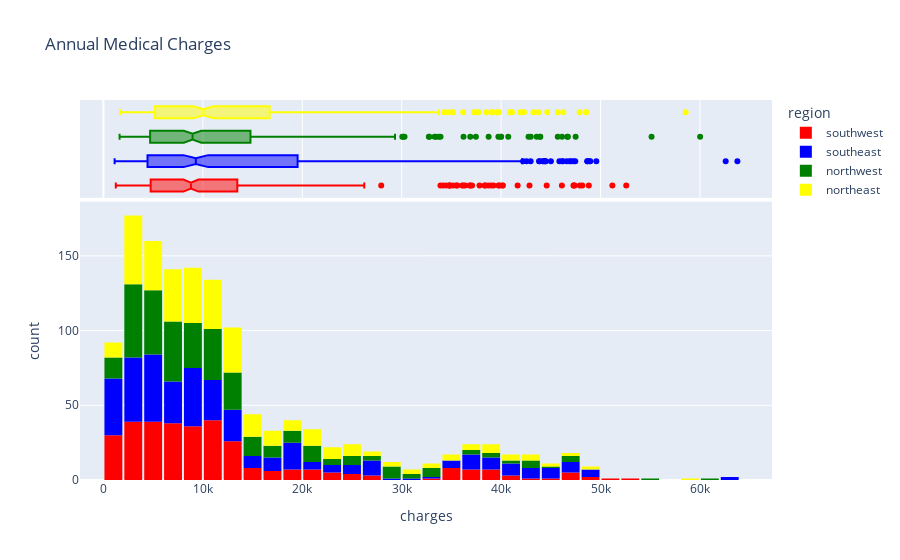

The notebook cell this image was saved under:
### Code cell
fig = px.histogram(medical_df,
                   x = 'charges',
                   marginal = 'box',
                   color = 'region',
                   color_discrete_sequence=['red','blue','green','yellow'],
                   title = "Annual Medical Charges")
fig.update_layout(bargap = 0.1)
fig.show()

### Figure 1 — Plotly figure (JSON) as saved in the notebook; plotly's stock layout.template omitted (floating-point values rounded to 4 significant figures; data arrays with more than 128 entries replaced by an {"elided": "..."} marker saying what was removed)
{"data": [{"alignmentgroup": "True", "bingroup": "x", "hovertemplate": "region=southwest<br>charges=%{x}<br>count=%{y}<extra></extra>", "legendgroup": "southwest", "marker": {"color": "red", "pattern": {"shape": ""}}, "name": "southwest", "offsetgroup": "southwest", "orientation": "v", "showlegend": true, "type": "histogram", "x": {"elided": "325 float values"}, "xaxis": "x", "yaxis": "y"}, {"alignmentgroup": "True", "hovertemplate": "region=southwest<br>charges=%{x}<extra></extra>", "legendgroup": "southwest", "marker": {"color": "red"}, "name": "southwest", "notched": true, "offsetgroup": "southwest", "showlegend": false, "type": "box", "x": {"elided": "325 float values"}, "xaxis": "x2", "yaxis": "y2"}, {"alignmentgroup": "True", "bingroup": "x", "hovertemplate": "region=southeast<br>charges=%{x}<br>count=%{y}<extra></extra>", "legendgroup": "southeast", "marker": {"color": "blue", "pattern": {"shape": ""}}, "name": "southeast", "offsetgroup": "southeast", "orientation": "v", "showlegend": true, "type": "histogram", "x": {"elided": "364 float values"}, "xaxis": "x", "yaxis": "y"}, {"alignmentgroup": "True", "hovertemplate": "region=southeast<br>charges=%{x}<extra></extra>", "legendgroup": "southeast", "marker": {"color": "blue"}, "name": "southeast", "notched": true, "offsetgroup": "southeast", "showlegend": false, "type": "box", "x": {"elided": "364 float values"}, "xaxis": "x2", "yaxis": "y2"}, {"alignmentgroup": "True", "bingroup": "x", "hovertemplate": "region=northwest<br>charges=%{x}<br>count=%{y}<extra></extra>", "legendgroup": "northwest", "marker": {"color": "green", "pattern": {"shape": ""}}, "name": "northwest", "offsetgroup": "northwest", "orientation": "v", "showlegend": true, "type": "histogram", "x": {"elided": "325 float values"}, "xaxis": "x", "yaxis": "y"}, {"alignmentgroup": "True", "hovertemplate": "region=northwest<br>charges=%{x}<extra></extra>", "legendgroup": "northwest", "marker": {"color": "green"}, "name": "northwest", "notched": true, "offsetgroup": "northwest", "showlegend": false, "type": "box", "x": {"elided": "325 float values"}, "xaxis": "x2", "yaxis": "y2"}, {"alignmentgroup": "True", "bingroup": "x", "hovertemplate": "region=northeast<br>charges=%{x}<br>count=%{y}<extra></extra>", "legendgroup": "northeast", "marker": {"color": "yellow", "pattern": {"shape": ""}}, "name": "northeast", "offsetgroup": "northeast", "orientation": "v", "showlegend": true, "type": "histogram", "x": {"elided": "324 float values"}, "xaxis": "x", "yaxis": "y"}, {"alignmentgroup": "True", "hovertemplate": "region=northeast<br>charges=%{x}<extra></extra>", "legendgroup": "northeast", "marker": {"color": "yellow"}, "name": "northeast", "notched": true, "offsetgroup": "northeast", "showlegend": false, "type": "box", "x": {"elided": "324 float values"}, "xaxis": "x2", "yaxis": "y2"}], "layout": {"autosize": true, "bargap": 0.1, "barmode": "relative", "legend": {"title": {"text": "region"}, "tracegroupgap": 0}, "title": {"text": "Annual Medical Charges"}, "xaxis": {"anchor": "y", "autorange": true, "domain": [0, 1], "range": [-2359.0, 67250.0], "title": {"text": "charges"}, "type": "linear"}, "xaxis2": {"anchor": "y2", "autorange": true, "domain": [0, 1], "matches": "x", "range": [-2359.0, 67250.0], "showgrid": true, "showticklabels": false, "type": "linear"}, "yaxis": {"anchor": "x", "autorange": true, "domain": [0, 0.7326], "range": [0, 186.3], "title": {"text": "count"}}, "yaxis2": {"anchor": "x2", "autorange": true, "domain": [0.7426, 1], "matches": "y2", "range": [-0.5, 3.5], "showgrid": false, "showline": false, "showticklabels": false, "ticks": "", "type": "category"}}}
